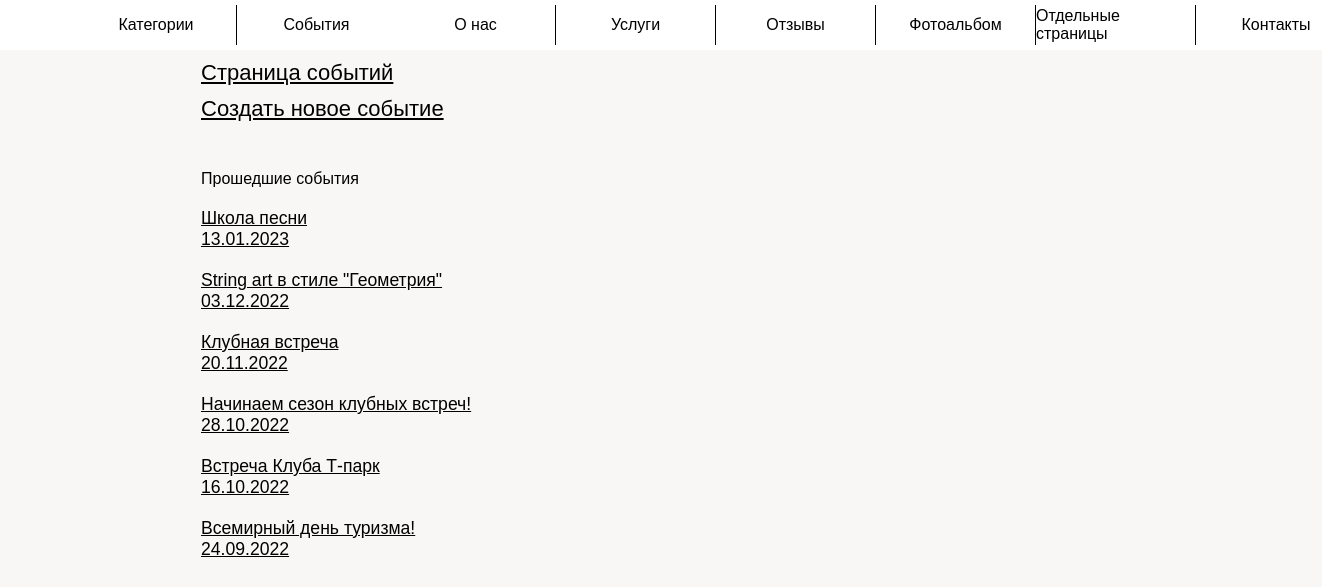
Page /admin_panel/events (signed in) on the earlier database version.
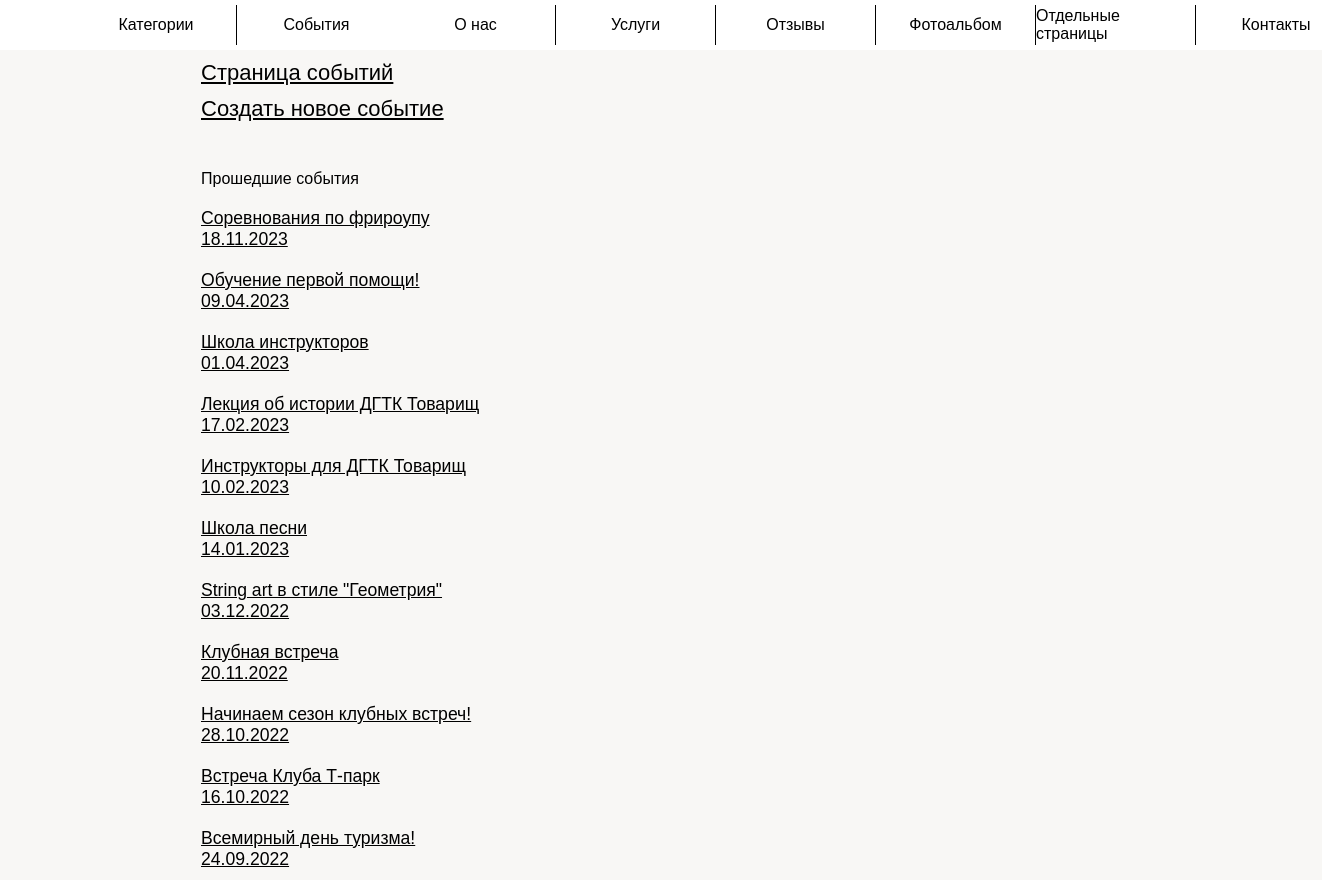
Same page on the later database version.
### app/models.py (models this page shows)
class Event(db.Model):
    id = db.Column(db.Integer, primary_key=True, index=True, unique=True)
    title = db.Column(db.String(128))
    date = db.Column(db.Date)
    text_color = db.Column(db.String(16))
    link = db.Column(db.String(1024))  # ссылка на мероприятие(соц сеть или левый сайт)
    description = db.Column(db.Text)
    after_date = db.Column(db.BOOLEAN, default=False)  # отображение после

### app/admin_panel/routes.py (the view)
@bp.route("/events", methods=["GET"])
@login_required
def events():
    events = []
    events_2 = []
    for event in Event.query.order_by(Event.date).all():
        date = datetime.date(
            int(event.date.strftime("%Y")),
            int(event.date.strftime("%m")),
            int(event.date.strftime("%d")),
        )
        dt = datetime.datetime.combine(date, datetime.time(22, 0))
        if dt > datetime.datetime.now():
            events.append(event)
        else:
            events_2.append(event)
    return render_template(
        "admin_panel/event/events.html",
        title="Мероприятия",
        events=events,
        events_2=reversed(events_2),
    )

### app/admin_panel/routes.py (called while the page is built)
@bp.after_request
def add_header(r):
    r.headers["Cache-Control"] = "no-cache, no-store, must-revalidate"
    r.headers["Pragma"] = "no-cache"
    r.headers["Expires"] = "1"
    r.headers["Cache-Control"] = "public, max-age=0"
    return r

### app/models.py (called while the page is built)
@login.user_loader
def load_user(id):
    return Admin.query.get(int(id))

### app/templates/admin_panel/event/events.html (shortened to what this page needs)
{% extends "admin_panel/base.html" %}
{% block scripts %}
    <link rel="stylesheet" href="{{ url_for('static', filename='admin_panel/events.css') }}">
{% endblock %}
{% block app_content %}
    <div class="block_event">
        <div class="new_event event">
            <a href="{{ url_for('admin_panel.events_content') }}">Страница событий</a>
        </div>
        <div class="new_event event">
            <a href="{{ url_for('admin_panel.event_create') }}">Создать новое событие</a>
        </div>
        <br>
        <div class="new_event event">
            Прошедшие события
        </div>
        <div class="events">
            {% for event in events_2 %}
                <div class="event">
                    <a href="{{ url_for('admin_panel.event_edit') }}?event_id={{ event.id }}">
                        <div class="title_event">
                            {{ event.title }}
                        </div>
                        <div class="date">
                            {{ event.date.strftime('%d.%m.%Y') }}
                        </div>
                    </a>
                </div>
            {% endfor %}
        </div>
    </div>
{% endblock %}

### app/templates/admin_panel/base.html (shortened to what this page needs)
<!DOCTYPE html>
<html id="html" lang="ru">
<head id="head">
    <link rel="stylesheet" href="{{ url_for('static', filename='main/main.css') }}">
    <link rel="stylesheet" href="{{ url_for('static', filename='admin_panel.css') }}">
    {% block scripts %}{% endblock %}
</head>
<body id="body">
<div id="main_block" class="main_block">
    <div id="upper_container" class="upper_container">
        <div id="upper" class="upper" style="width: min(var(--vw, 1vw) * 100 - 34px, 1200px); margin: 0 auto;">
            <div class="desktop_upper">
                <div id='navigation_buttons' class="block_buttons">
                    <div style="display: flex;">
                        <a id="about-us-button" class="button_main decoration"
                           href="{{ url_for('admin_panel.category') }}">
                            <div class="">
                                Категории
                            </div>
                        </a>
                        <a id="about-us-button" class="button_main button_main_middle_left decoration"
                           href="{{ url_for('admin_panel.events') }}" style="border-right: 0;">
                            <div class="">
                                События
                            </div>
                        </a>
                        <a id="about-us-button" class="button_main button_main_middle_left decoration"
                           href="{{ url_for('admin_panel.about') }}">
                            <div class="">
                                О нас
                            </div>
                        </a>
                        <a id="about-us-button" class="button_main decoration"
                           href="{{ url_for('admin_panel.all_services') }}">
                            <div class="">
                                Услуги
                            </div>
                        </a>
                        <a id="about-us-button" class="button_main button_main_middle_right decoration"
                           href="{{ url_for('admin_panel.comments') }}">
                            <div class="">
                                Отзывы
                            </div>
                        </a>
                        <a id="about-us-button" class="button_main decoration"
                           href="{{ url_for('admin_panel.gallery') }}">
                            <div class="">
                                Фотоальбом
                            </div>
                        </a>
                        <a id="about-us-button" class="button_main decoration"
                           href="{{ url_for('admin_panel.all_info_page') }}">
                            <div class="">
                                Отдельные страницы
                            </div>
                        </a>
                        <a id="about-us-button" class="button_main decoration"
                           href="{{ url_for('admin_panel.contacts') }}">
                            <div class="">
                                Контакты
                            </div>
                        </a>
                    </div>
                </div>
            </div>
        </div>
    </div>
    {% block app_content %}{% endblock %}
</div>
</body>
</html>

### app/static/main/main.css (style rules this page uses)
:root { --background-color: rgba(169, 191, 239, 0.15); --primary-color: #ffa300; --primary-font-size: 16px; --primary-font-family: Arial, sans-serif; --primary-content-width: 960px; --primary-content-height: 100px; --modal_window_time: none; --vw: none; --vh: none; }
html { box-sizing: border-box; -webkit-tap-highlight-color: rgba(0, 0, 0, 0); height: 100vh; }
*, *:before, *:after { box-sizing: inherit; }
* { appearance: none; -webkit-appearance: none; font-family: var(--primary-font-family); }
body { margin: 0; -webkit-text-size-adjust: none; background-color: rgba(209, 207, 188, 0.15); height: 100vh; }
.upper_container { width: 100%; background-color: white; }
.upper { width: min(var(--vw, 1vw) * 100 - 34px, 960px); margin: 0 17px; position: sticky; justify-content: space-between; vertical-align: middle; align-items: center; color: black; display: flex; z-index: 1; background-color: white; }
.mobile_upper, .desktop_upper { display: none; }
.desktop_upper { display: none; }
.block_buttons { background: white; display: flex; margin: 0 auto; justify-content: center; width: max-content; position: relative; z-index: 5; }
.main_block { margin: 0 auto; width: 100%; z-index: 2; }

### app/static/admin_panel.css (style rules this page uses)
.block_buttons { margin-bottom: 10px; }
.button_main { font-size: var(--primary-font-size); border: none; border-right: 1px solid black; width: min(120px, 25vw) }
.button_main:first-child { border: none; }
.button_main:nth-child(2) { border-left: 1px solid black; }
.button_main:last-child { border-right: 0; }

### app/static/admin_panel/events.css (style rules this page uses)
.block_event { font-size: var(--primary-font-size); margin: 0 auto; max-width: 960px; }
.events { margin: 10px auto; flex-direction: column; }
.event { display: flex; margin: 10px 20px; justify-content: left; }
a { font-size: 22px; color: #000000; }
.title_event { font-size: calc(var(--primary-font-size) * 1.1); }
.date { font-size: calc(var(--primary-font-size) * 1.1); }

### app/static/main/desktop.css (style rules this page uses)
.desktop_upper { display: flex; flex-direction: row; align-items: center; font-size: calc(0.85 * var(--primary-font-size)); width: min(var(--vw, 1vw) * 100 - 34px, 1200px); margin: 5px; position: sticky; justify-content: space-between; }
.upper_container { display: flex; justify-content: center; flex-direction: row; width: 100%; }
.block_buttons { font-size: var(--primary-font-size); margin: 0 10px; }
.button_main { width: 160px; height: 40px; transition: background-color 0.4s ease, border-color 0.4s ease, font-size 0.2s ease; display: flex; align-items: center; justify-content: center; border-right: 1px solid; }
.events { display: flex; }
.decoration { text-decoration: none; color: black; }

Differences in the rows shown:
added Event: title "Соревнования по фрироупу", date "18.11.2023"
added Event: title "Обучение первой помощи!", date "09.04.2023"
added Event: title "Школа инструкторов", date "01.04.2023"
added Event: title "Лекция об истории ДГТК Товарищ", date "17.02.2023"
added Event: title "Инструкторы для ДГТК Товарищ", date "10.02.2023"
changed Event "Школа песни": date "13.01.2023" → "14.01.2023"
